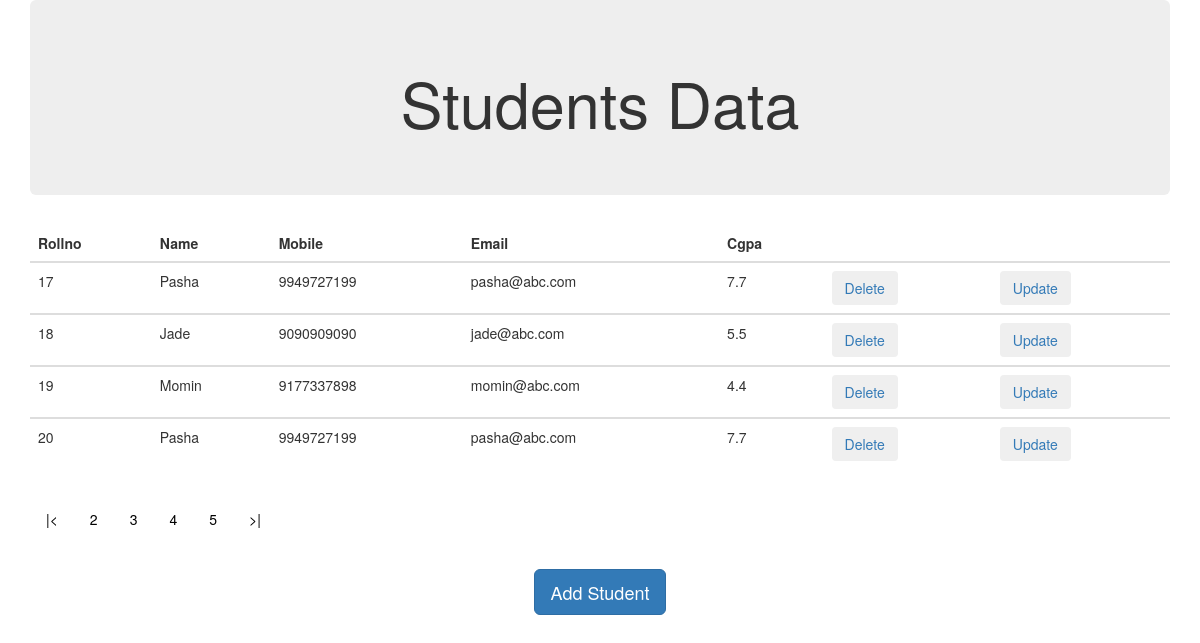
Page /riktam3.php?page=5 on the committed database.
### tables this page shows
CREATE TABLE `students_mallikarjuna` (
  `rollno` int(3) NOT NULL,
  `name` varchar(20) NOT NULL,
  `mobile` varchar(10) NOT NULL,
  `email` varchar(30) NOT NULL,
  `cgpa` float NOT NULL
);

### riktam3.php (the view, shortened to what this page needs)
<!DOCTYPE html>
<html lang="en">
    <head>
      <link rel="stylesheet" href="https://maxcdn.bootstrapcdn.com/bootstrap/3.3.7/css/bootstrap.min.css">
    </head>
    <body>
<div class="container">
            <div class="jumbotron text-center">
                <h1>Students Data</h1>
            </div>
         <?php
    $num_rec_per_page=4;
            include 'dbconnect.php';
        $sql = "SELECT * FROM students_mallikarjuna";
     $total_records = $conn->query($sql);
     $total_pages = ceil(($total_records->num_rows) / $num_rec_per_page);
    if($total_records->num_rows>0){
        if (isset($_GET['page'])) { $page  = $_GET['page']; } else { $page=1; };
        $start_from = ($page-1) * $num_rec_per_page;
            echo '<div class="table-responsive">';
                echo"<table class='table table-hover'>";
                echo "<thead>
                        <tr> <th>Rollno</th> <th>Name</th>  <th>Mobile</th> <th>Email</th> <th>Cgpa</th><th> </th><th> </th></tr>
                    </thead>";
                    $sql= "SELECT rollno,name,mobile,email,cgpa FROM students_mallikarjuna LIMIT $start_from, $num_rec_per_page";
                    $result=$conn->query($sql);
                    while($row = $result->fetch_array()) {
                        $rollno=$row["0"];
                        $name=$row["1"];
                        $mobile=$row["2"];
                        $email=$row["3"];
                        $cgpa=$row["4"];
                        echo"<tbody>";
                        echo "<tr>";
                            echo "<td>".$rollno."</td>";
                            echo "<td>".$name."</td>";
                            echo "<td>".$mobile."</td>";
                            echo "<td>".$email."</td>";
                            echo "<td>".$cgpa."</td>";
                            echo"<td><a href='bsdelete.php?rollno=$rollno'><input type='button' class='btn'                 value='Delete'></input></a></td>";
                            echo "<td><a data-toggle='modal' href='riktam3.php?update=yes&rollno=$rollno&name=$name&mobile=$mobile&email=$email&cgpa=$cgpa'>
                                      <input type='button' class='btn' value='Update'></input></a></td>";
                        echo "</tr>";
                        echo "</tbody>";
                    }
                echo"</table>";
                }
                else echo "0 results";
        echo"<div class='pagination'>";
          echo "<a href='riktam3.php?page=1'>".'|<'."</a>";
            for ($i=2; $i < $total_pages; $i++) {
                echo "<a href='riktam3.php?page=$i'>".$i."</a>";
            }
          echo "<a href='riktam3.php?page=$total_pages'>".'>|'."</a>";
        echo"</div>";
            echo"</div>";
        ?>
    <br>
<center><button type="button" class="btn btn-primary btn-lg" data-toggle="modal" data-target="#addModal">Add Student</button></center>
        </div>
    </body>
</html>

### riktam3.php (style rules this page uses)
.pagination a { color: black; float: middle; padding: 8px 16px; text-decoration: none; transition: background-color .3s; }

### rows in the picture
students_mallikarjuna: rollno "17", name "Pasha", mobile "9949727199", email "pasha@abc.com", cgpa "7.7"
students_mallikarjuna: rollno "18", name "Jade", mobile "9090909090", email "jade@abc.com", cgpa "5.5"
students_mallikarjuna: rollno "19", name "Momin", mobile "9177337898", email "momin@abc.com", cgpa "4.4"
students_mallikarjuna: rollno "20", name "Pasha", mobile "9949727199", email "pasha@abc.com", cgpa "7.7"
